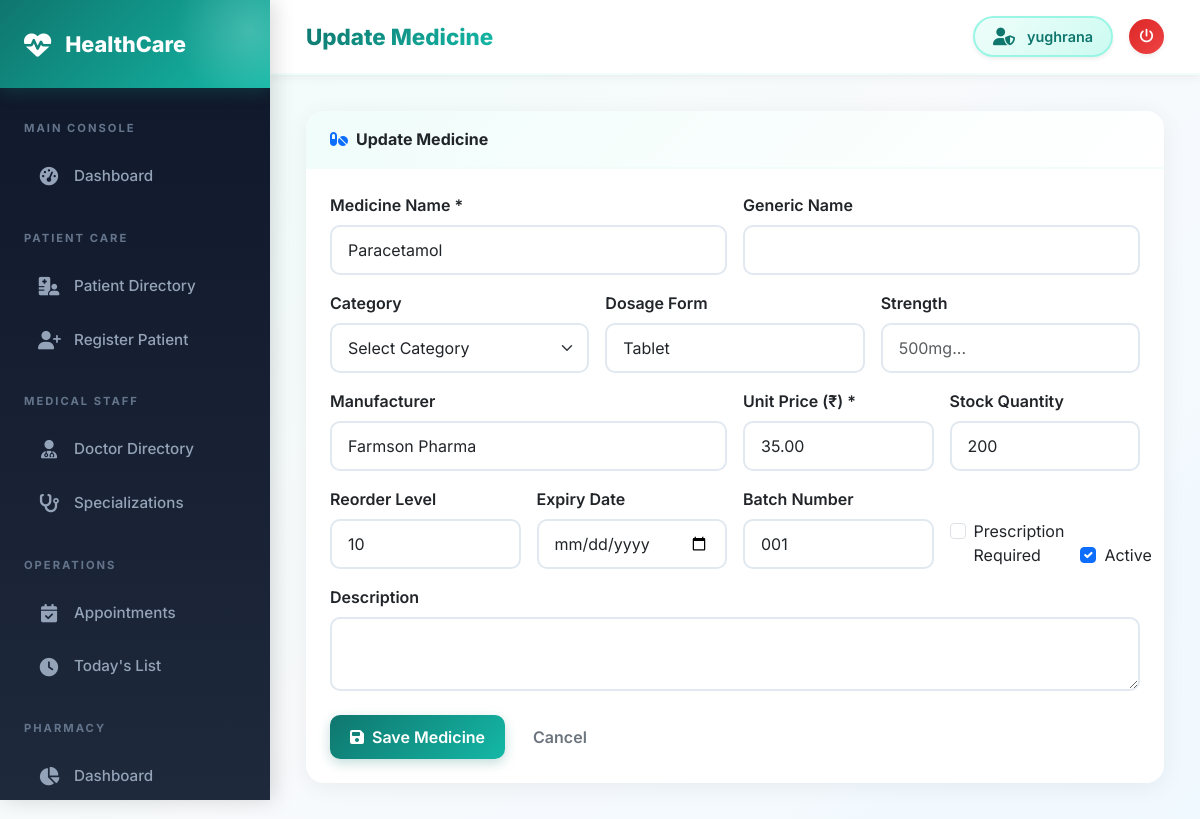
Screenshot of /pharmacy/medicines/2/update/ (signed in) with the database file from the repository.
### pharmacy/models.py (models this page shows, shortened)
class Medicine(models.Model):
    name = models.CharField(max_length=200)
    generic_name = models.CharField(max_length=200, blank=True)
    category = models.ForeignKey(MedicineCategory, on_delete=models.SET_NULL, null=True)
    manufacturer = models.CharField(max_length=200, blank=True)
    description = models.TextField(blank=True)
    dosage_form = models.CharField(max_length=100, blank=True, help_text="e.g. Tablet, Syrup, Injection")
    strength = models.CharField(max_length=100, blank=True, help_text="e.g. 500mg, 250mg/5ml")
    unit_price = models.DecimalField(max_digits=10, decimal_places=2, default=0)
    stock_quantity = models.IntegerField(default=0)
    reorder_level = models.IntegerField(default=10)
    expiry_date = models.DateField(null=True, blank=True)
    batch_number = models.CharField(max_length=50, blank=True)
    requires_prescription = models.BooleanField(default=False)
    is_active = models.BooleanField(default=True)
    created_at = models.DateTimeField(auto_now_add=True)
    updated_at = models.DateTimeField(auto_now=True)

### pharmacy/views.py (the view)
# urls.py: path('medicines/<int:pk>/update/', views.medicine_update, name='medicine_update'),
@login_required
def medicine_update(request, pk):
    medicine = get_object_or_404(Medicine, pk=pk)
    if request.method == 'POST':
        form = MedicineForm(request.POST, instance=medicine)
        if form.is_valid():
            form.save()
            messages.success(request, 'Medicine updated successfully!')
            return redirect('medicine_detail', pk=medicine.pk)
    else:
        form = MedicineForm(instance=medicine)
    return render(request, 'pharmacy/medicine_form.html', {'form': form, 'title': 'Update Medicine', 'medicine': medicine})

### pharmacy/forms.py
class MedicineForm(forms.ModelForm):
    class Meta:
        model = Medicine
        exclude = ['created_at', 'updated_at']
        widgets = {
            'description': forms.Textarea(attrs={'rows': 3}),
            'expiry_date': forms.DateInput(attrs={'type': 'date'}),
        }

### templates/pharmacy/medicine_form.html (shortened to what this page needs)
{% extends 'base/base.html' %}
{% block page_title %}{{ title }}{% endblock %}
{% block content %}
<div class="card">
    <div class="card-header py-3 px-4"><i class="fas fa-pills text-primary me-2"></i>{{ title }}</div>
    <div class="card-body p-4">
        <form method="post">
            <div class="row g-3">
                <div class="col-md-6"><label class="form-label fw-semibold">Medicine Name *</label><input type="text" name="name" class="form-control" value="{{ form.name.value|default:'' }}" required></div>
                <div class="col-md-6"><label class="form-label fw-semibold">Generic Name</label><input type="text" name="generic_name" class="form-control" value="{{ form.generic_name.value|default:'' }}"></div>
                <div class="col-md-4">
                    <label class="form-label fw-semibold">Category</label>
                    <select name="category" class="form-select">
                        <option value="">Select Category</option>
                    </select>
                </div>
                <div class="col-md-4"><label class="form-label fw-semibold">Dosage Form</label><input type="text" name="dosage_form" class="form-control" value="{{ form.dosage_form.value|default:'' }}" placeholder="Tablet, Syrup..."></div>
                <div class="col-md-4"><label class="form-label fw-semibold">Strength</label><input type="text" name="strength" class="form-control" value="{{ form.strength.value|default:'' }}" placeholder="500mg..."></div>
                <div class="col-md-6"><label class="form-label fw-semibold">Manufacturer</label><input type="text" name="manufacturer" class="form-control" value="{{ form.manufacturer.value|default:'' }}"></div>
                <div class="col-md-3"><label class="form-label fw-semibold">Unit Price (₹) *</label><input type="number" step="0.01" name="unit_price" class="form-control" value="{{ form.unit_price.value|default:'0' }}" required></div>
                <div class="col-md-3"><label class="form-label fw-semibold">Stock Quantity</label><input type="number" name="stock_quantity" class="form-control" value="{{ form.stock_quantity.value|default:'0' }}"></div>
                <div class="col-md-3"><label class="form-label fw-semibold">Reorder Level</label><input type="number" name="reorder_level" class="form-control" value="{{ form.reorder_level.value|default:'10' }}"></div>
                <div class="col-md-3"><label class="form-label fw-semibold">Expiry Date</label><input type="date" name="expiry_date" class="form-control" value="{{ form.expiry_date.value|default:'' }}"></div>
                <div class="col-md-3"><label class="form-label fw-semibold">Batch Number</label><input type="text" name="batch_number" class="form-control" value="{{ form.batch_number.value|default:'' }}"></div>
                <div class="col-md-3 d-flex align-items-end gap-3">
                    <div class="form-check"><input class="form-check-input" type="checkbox" name="requires_prescription" {% if form.requires_prescription.value %}checked{% endif %}><label class="form-check-label">Prescription Required</label></div>
                    <div class="form-check"><input class="form-check-input" type="checkbox" name="is_active" {% if form.is_active.value != False %}checked{% endif %}><label class="form-check-label">Active</label></div>
                </div>
                <div class="col-12"><label class="form-label fw-semibold">Description</label><textarea name="description" class="form-control" rows="2">{{ form.description.value|default:'' }}</textarea></div>
            </div>
            <div class="d-flex gap-2 mt-4">
                <button type="submit" class="btn btn-primary"><i class="fas fa-save me-2"></i>Save Medicine</button>
                <a href="{% url 'medicine_list' %}" class="btn btn-outline-secondary">Cancel</a>
            </div>
        </form>
    </div>
</div>
{% endblock %}

### templates/base/base.html (shortened to what this page needs)
<!doctype html>
<html lang="en">
  <head>
    <link href="https://cdn.jsdelivr.net/npm/bootstrap@5.3.0/dist/css/bootstrap.min.css" rel="stylesheet" />
    <link href="https://cdnjs.cloudflare.com/ajax/libs/font-awesome/6.4.0/css/all.min.css" rel="stylesheet" />
  </head>
  <body>
    {% if user.is_authenticated %}
    <div class="sidebar" id="sidebar">
      <div class="sidebar-brand">
        <i class="fas fa-heartbeat"></i>
        <span>HealthCare</span>
      </div>
      <nav class="mt-2 pb-5">
        <div class="nav-section">Main Console</div>
        <a href="{% url 'dashboard' %}" class="nav-link {% if request.resolver_match.url_name == 'dashboard' %}active{% endif %}">
          <i class="fas fa-tachometer-alt"></i> Dashboard
        </a>
        <div class="nav-section">Patient Care</div>
        <a href="{% url 'patient_list' %}" class="nav-link {% if request.resolver_match.url_name == 'patient_list' %}active{% endif %}">
          <i class="fas fa-hospital-user"></i> Patient Directory
        </a>
        <a href="{% url 'patient_create' %}" class="nav-link {% if request.resolver_match.url_name == 'patient_create' %}active{% endif %}">
          <i class="fas fa-user-plus"></i> Register Patient
        </a>
        <div class="nav-section">Medical Staff</div>
        <a href="{% url 'doctor_list' %}" class="nav-link {% if request.resolver_match.url_name == 'doctor_list' %}active{% endif %}">
          <i class="fas fa-user-md"></i> Doctor Directory
        </a>
        <a href="{% url 'specialization_list' %}" class="nav-link {% if 'specialization' in request.resolver_match.url_name %}active{% endif %}">
          <i class="fas fa-stethoscope"></i> Specializations
        </a>
        <div class="nav-section">Operations</div>
        <a href="{% url 'appointment_list' %}" class="nav-link {% if request.resolver_match.url_name == 'appointment_list' %}active{% endif %}">
          <i class="fas fa-calendar-check"></i> Appointments
        </a>
        <a href="{% url 'today_appointments' %}" class="nav-link {% if request.resolver_match.url_name == 'today_appointments' %}active{% endif %}">
          <i class="fas fa-clock"></i> Today's List
        </a>
        <div class="nav-section">Pharmacy</div>
        <a href="{% url 'pharmacy_dashboard' %}" class="nav-link {% if request.resolver_match.url_name == 'pharmacy_dashboard' %}active{% endif %}">
          <i class="fas fa-chart-pie"></i> Dashboard
        </a>
      </nav>
    </div>
    <div class="main-content">
      <div class="topbar">
        <div class="d-flex align-items-center">
            <span class="topbar-title">{% block page_title %}HealthCare Portal{% endblock %}</span>
        </div>
        <div class="d-flex align-items-center gap-3">
          <div class="user-badge shadow-sm">
            <i class="fas fa-user-shield"></i>
            <span>{{ user.get_full_name|default:user.username }}</span>
          </div>
          <a href="{% url 'logout' %}" class="btn btn-sm btn-danger rounded-circle p-2 shadow-sm" style="width: 35px; height: 35px; display: flex; align-items: center; justify-content: center;">
            <i class="fas fa-power-off"></i>
          </a>
        </div>
      </div>
      <div class="page-content">
        {% block content %}{% endblock %}
      </div>
    </div>
    {% else %}
        {% block public_content %}{% endblock %}
    {% endif %}
  </body>
</html>

### templates/base/base.html (style rules this page uses)
:root { --primary-color: #0f766e; --primary-light: #14b8a6; --primary-dark: #0d9488; --accent-color: #06b6d4; --sidebar-bg: linear-gradient(180deg, #0f172a 0%, #1e293b 100%); --sidebar-width: 270px; --topbar-height: 75px; --success-color: #10b981; --warning-color: #f59e0b; --danger-color: #ef4444; --info-color: #3b82f6; }
* { margin: 0; padding: 0; box-sizing: border-box; }
body { background: linear-gradient(135deg, #f0fdfa 0%, #f8fafc 50%, #f0f9ff 100%); font-family: 'Inter', system-ui, -apple-system, sans-serif; color: #334155; min-height: 100vh; }
.sidebar { position: fixed; top: 0; left: 0; height: 100vh; width: var(--sidebar-width); background: var(--sidebar-bg); z-index: 1050; overflow-y: auto; transition: all 0.3s cubic-bezier(0.4, 0, 0.2, 1); box-shadow: 4px 0 20px rgba(0,0,0,0.15); }
.sidebar-brand { padding: 28px 24px; background: linear-gradient(135deg, #0f766e, #14b8a6); color: white; font-size: 1.35rem; font-weight: 800; display: flex; align-items: center; gap: 14px; box-shadow: 0 4px 15px rgba(15, 118, 110, 0.3); position: relative; overflow: hidden; }
.sidebar-brand::before { content: ''; position: absolute; top: -50%; right: -20%; width: 150px; height: 150px; background: radial-gradient(circle, rgba(255,255,255,0.2) 0%, transparent 70%); border-radius: 50%; }
.sidebar-brand i { font-size: 1.7rem; position: relative; z-index: 1; animation: pulse 2s infinite ease-in-out; }
.nav-section { padding: 24px 24px 10px; font-size: 0.7rem; color: #64748b; text-transform: uppercase; letter-spacing: 2px; font-weight: 700; }
.sidebar .nav-link { color: #94a3b8; padding: 13px 24px; margin: 5px 14px; border-radius: 12px; display: flex; align-items: center; gap: 14px; font-size: 0.95rem; font-weight: 500; transition: all 0.3s cubic-bezier(0.4, 0, 0.2, 1); text-decoration: none; position: relative; overflow: hidden; }
.sidebar .nav-link::before { content: ''; position: absolute; left: 0; top: 0; height: 100%; width: 0; background: linear-gradient(90deg, rgba(20, 184, 166, 0.1), transparent); transition: width 0.3s ease; }
.sidebar .nav-link i { width: 22px; text-align: center; font-size: 1.15rem; position: relative; z-index: 1; }
.main-content { margin-left: var(--sidebar-width); min-height: 100vh; transition: all 0.3s; }
.topbar { background: rgba(255, 255, 255, 0.95); backdrop-filter: blur(10px); height: var(--topbar-height); padding: 0 36px; box-shadow: 0 2px 10px rgba(0, 0, 0, 0.06); display: flex; justify-content: space-between; align-items: center; position: sticky; top: 0; z-index: 1000; border-bottom: 2px solid #f0fdfa; }
.topbar-title { font-weight: 800; background: linear-gradient(135deg, #0f766e, #14b8a6); -webkit-background-clip: text; -webkit-text-fill-color: transparent; background-clip: text; font-size: 1.4rem; }
.page-content { padding: 36px; animation: fadeIn 0.5s ease-out; }
.card { border: none; border-radius: 18px; box-shadow: 0 4px 25px rgba(0, 0, 0, 0.06); transition: all 0.3s cubic-bezier(0.4, 0, 0.2, 1); overflow: hidden; background: white; }
.card-header { background: linear-gradient(135deg, #f0fdfa, #ffffff); border-bottom: 2px solid #f0fdfa; padding: 20px 28px; font-weight: 700; }
.user-badge { background: linear-gradient(135deg, #f0fdfa, #ccfbf1); padding: 8px 18px; border-radius: 50px; display: flex; align-items: center; gap: 12px; font-weight: 600; color: #0f766e; font-size: 0.9rem; border: 2px solid #99f6e4; transition: all 0.3s ease; }
.user-badge i { color: var(--primary-color); font-size: 1.1rem; }
.btn { border-radius: 10px; font-weight: 600; padding: 10px 20px; transition: all 0.3s cubic-bezier(0.4, 0, 0.2, 1); border: none; }
.btn-primary { background: linear-gradient(135deg, #0f766e, #14b8a6); box-shadow: 0 4px 12px rgba(15, 118, 110, 0.25); }
.btn-danger { background: linear-gradient(135deg, #dc2626, #ef4444); box-shadow: 0 4px 12px rgba(239, 68, 68, 0.25); }
.form-control, .form-select { border-radius: 10px; border: 2px solid #e2e8f0; padding: 11px 16px; transition: all 0.3s ease; }

### rows the page displays
Medicine: name "Paracetamol", dosage_form "Tablet", manufacturer "Farmson Pharma", unit_price "35.00", batch_number "001"

### other values shown
{{ title }} "Update Medicine"
{{ user.get_full_name|default:user.username }} "yughrana"
